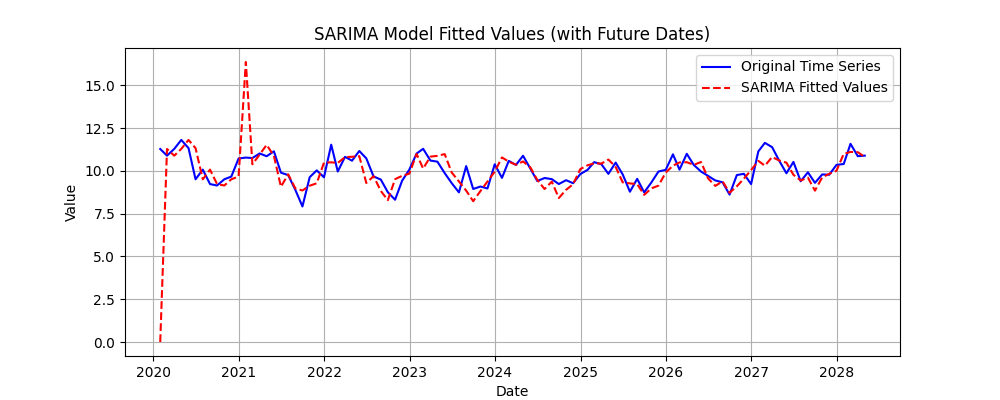

Here is the Python script that generated this plot:
import pandas as pd
import numpy as np
import matplotlib.pyplot as plt
from statsmodels.tsa.statespace.sarimax import SARIMAX

# Example time series data with seasonal component and future dates
np.random.seed(0)
# Start date set to 2025
date_range = pd.date_range(start='2020-01-01', periods=100, freq='M')
data = 10 + 0.8 * np.sin(2 * np.pi * date_range.month /
                        12) + np.random.normal(0, 0.5, 100)
time_series = pd.Series(data, index=date_range)

# Fit a SARIMA model (p, d, q) x (P, D, Q, s)
sarima_model = SARIMAX(time_series, order=(
    2, 1, 2), seasonal_order=(1, 1, 1, 12))
sarima_result = sarima_model.fit()

# Summary of the SARIMA model
print(sarima_result.summary())

# Plotting the fitted values and forecast
plt.figure(figsize=(10, 4))
plt.plot(time_series, label='Original Time Series', color='blue')
plt.plot(sarima_result.fittedvalues, label='SARIMA Fitted Values',
        linestyle='--', color='red')
plt.title('SARIMA Model Fitted Values (with Future Dates)')
plt.xlabel('Date')
plt.ylabel('Value')
plt.legend()
plt.grid(True)
plt.show()
